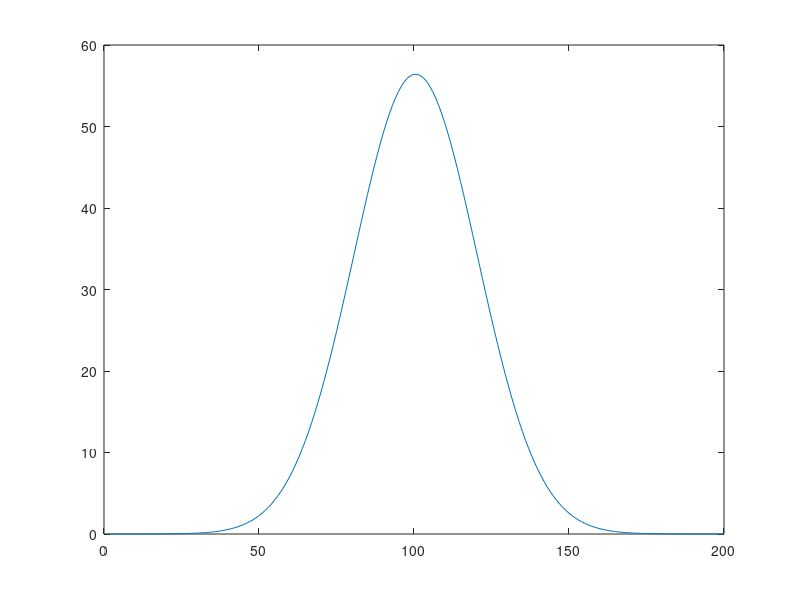
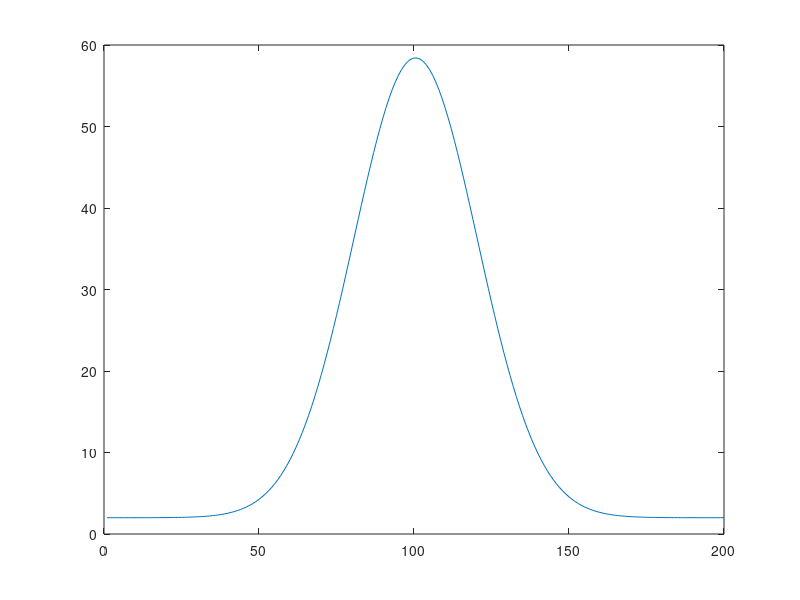

These figures' MATLAB source, in order: (Note: this script raises an error after producing the figures.)
clc; clear all; close all
% the nonlinear PDE with alpha = 1
L = 1000; % Spatial length
t_start = 0.0; t_end = 1;
rho_start = 0; rho_end = L; % 1200 for discrete time
Time = 1; % Time length
a = 0; c = 2; % boundary conditions
n = 199; % spaces in spatial length (grid points = n + 1)
m = 1000; % time points 

% t = linspace(t_start,t_end ,m);
t = linspace(t_start,t_end - t_end/m ,m);
rho = linspace(rho_start,rho_end,n+1)'; %TODO check how you define the grid spacing
drho = rho(2) - rho(1);
dt = t(2) - t(1); Fs = 1/dt;
T0 = zeros(n+1,1) + c;
T0(end) = c;
% T0 = bvp_test';
% T0 = T0(:,1);
T = zeros(n+1,m);

s = 2/3 * dt / (drho)^3
%%
% figure(1)
% plot(T0)

% Input
sigma = 100; mu = L/2; K = 10000;
Pdep = K * 1/(sigma*sqrt(pi))*exp(-(1/2)*(rho-mu).^2/sigma.^2);
figure(1)
plot(Pdep)

u = 0*(sin(2*pi*7*t) + sin(2*pi*9*t) + 3);

% Initialize Tmperature elements
% T0 = T0 + Pdep*u(1) ;
figure(2)
T0 = T0 + Pdep;
plot(T0)
Told = T0;
T(:,1) = T0;

for j = 2:m % loop thorugh time steps
    T(:,j) = Crank_Nicholson(Told,a,c,drho,dt,Pdep,u(j));
    T(:,j) = T(:,j) ; % Should introduce in Newton?
    Told = T(:,j);
end

figure(3);
h = surf(t,rho,T)
set(h,'LineStyle','none')
xlabel('t ')
ylabel('$\rho$')
zlabel('$T\left(\rho,t\right)$')

%%               
S = T((n+1)/2,:);
Y = fft(S)/length(S);
P2 = abs(Y);
P1 = P2(1:m/2+1);
P1(2:end-1) = 2*P1(2:end-1);

f = Fs*(0:(m/2))/m;
figure(4)

stem(f,P1) ;
set(gca,'YScale','log'); 
title('Single-Sided Amplitude Spectrum of T(t)')
xlabel('$f \left(Hz\right)$')
ylabel('$|T(f)|$')

figure(5)
plot(T((n+1)/2,:))
%%
% figure(5)
% t = linspace(0,10,10)
% T = 1;
% Fs = 1/T;
% x = sin(2*pi*t/T) + 1;
% X = fft(x) / length(x);
% X = abs(X);
% stem(X)

